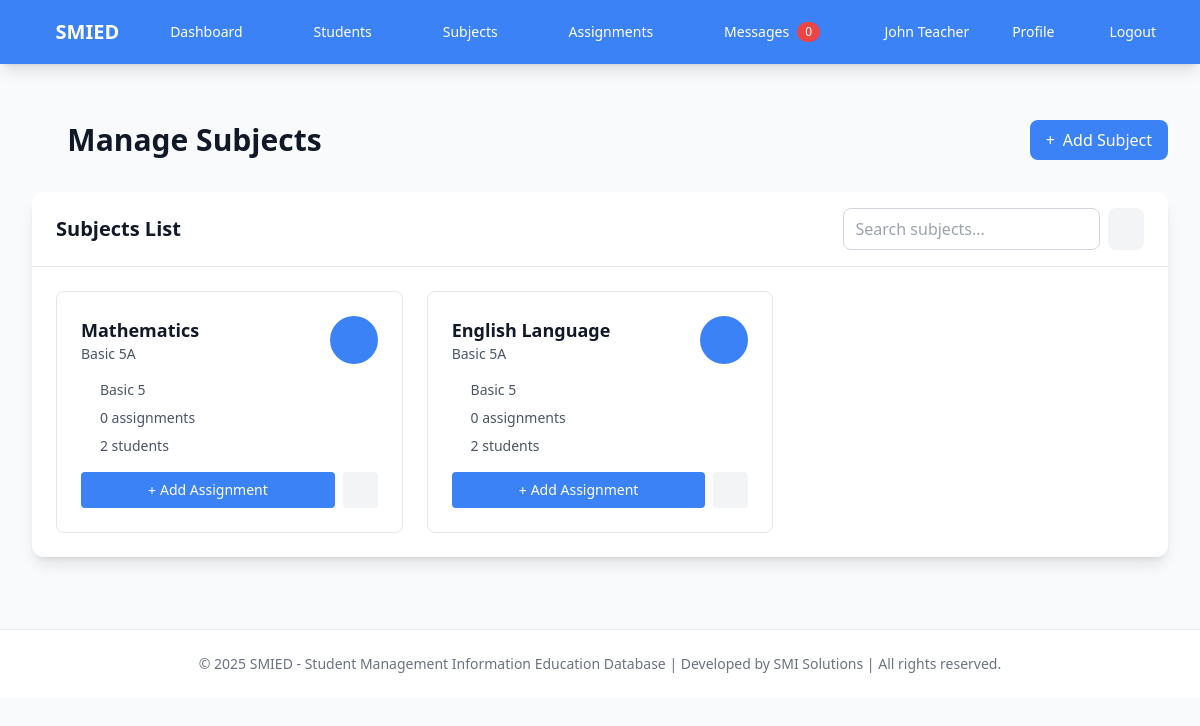
Screenshot of /teacher/subjects (signed in) with the database file from the repository.
### app.py (models this page shows, shortened)
class User(UserMixin, db.Model):
    id = db.Column(db.Integer, primary_key=True)
    username = db.Column(db.String(80), unique=True, nullable=False)
    email = db.Column(db.String(120), unique=True, nullable=False)
    password_hash = db.Column(db.String(120), nullable=False)
    role = db.Column(db.String(20), nullable=False)  # super_admin, school_admin, teacher, parent
    first_name = db.Column(db.String(50), nullable=False)
    last_name = db.Column(db.String(50), nullable=False)
    profile_picture = db.Column(db.String(200), nullable=True)  # Path to profile picture
    is_active = db.Column(db.Boolean, default=True)  # For teacher activation/deactivation
    school_id = db.Column(db.Integer, db.ForeignKey('school.id'), nullable=True)  # NULL for super_admin
    created_at = db.Column(db.DateTime, default=datetime.utcnow)
    classes = db.relationship('Class', backref='teacher', lazy=True)
    students = db.relationship('Student', backref='parent', lazy=True)
    assignments = db.relationship('Assignment', backref='teacher', lazy=True)
    comments_given = db.relationship('Comment', foreign_keys='Comment.giver_id', backref='giver', lazy=True)
    comments_received = db.relationship('Comment', foreign_keys='Comment.receiver_id', backref='receiver', lazy=True)

class Subject(db.Model):
    id = db.Column(db.Integer, primary_key=True)
    name = db.Column(db.String(100), nullable=False)
    description = db.Column(db.Text, nullable=True)
    class_id = db.Column(db.Integer, db.ForeignKey('class.id'), nullable=False)
    teacher_id = db.Column(db.Integer, db.ForeignKey('user.id'), nullable=False)
    school_id = db.Column(db.Integer, db.ForeignKey('school.id'), nullable=False)
    created_at = db.Column(db.DateTime, default=datetime.utcnow)
    assignments = db.relationship('Assignment', backref='subject', lazy=True)

class Class(db.Model):
    id = db.Column(db.Integer, primary_key=True)
    name = db.Column(db.String(100), nullable=False)
    grade_level = db.Column(db.String(20), nullable=False)
    teacher_id = db.Column(db.Integer, db.ForeignKey('user.id'), nullable=False)
    school_id = db.Column(db.Integer, db.ForeignKey('school.id'), nullable=False)
    created_at = db.Column(db.DateTime, default=datetime.utcnow)
    students = db.relationship('Student', backref='class_obj', lazy=True)
    subjects = db.relationship('Subject', backref='class_obj', lazy=True)

### app.py (the view)
@app.route('/teacher/subjects')
@login_required
def manage_subjects():
    if current_user.role != 'teacher':
        flash('Access denied', 'error')
        return redirect(url_for('index'))
    subjects = Subject.query.join(Class).filter(Class.teacher_id == current_user.id).all()
    return render_template('teacher/subjects.html', subjects=subjects)

### app.py (called while the page is built)
@login_manager.user_loader
def load_user(user_id):
    return db.session.get(User, int(user_id))

@app.context_processor
def inject_globals():
    return {
        'date': date,
        'datetime': datetime
    }

### templates/teacher/subjects.html (shortened to what this page needs)
{% extends "base.html" %}
{% block content %}
<div class="flex justify-between items-center mb-8">
    <h1 class="text-3xl font-bold text-gray-900 flex items-center">
        <i class="fas fa-book mr-3"></i>Manage Subjects
    </h1>
    <a href="{{ url_for('create_subject') }}" class="bg-primary text-white px-4 py-2 rounded-lg hover:bg-blue-700 transition duration-200">
        <i class="fas fa-plus mr-2"></i>Add Subject
    </a>
</div>
<div class="bg-white rounded-xl shadow-lg">
    <div class="px-6 py-4 border-b border-gray-200">
        <div class="flex justify-between items-center">
            <h2 class="text-xl font-semibold text-gray-900">Subjects List</h2>
            <div class="flex space-x-2">
                <input type="text" placeholder="Search subjects..." class="px-3 py-2 border border-gray-300 rounded-lg focus:outline-none focus:ring-2 focus:ring-primary focus:border-transparent">
                <button class="bg-gray-100 text-gray-700 px-3 py-2 rounded-lg hover:bg-gray-200 transition duration-200">
                    <i class="fas fa-filter"></i>
                </button>
            </div>
        </div>
    </div>
    <div class="p-6">
        {% if subjects %}
            <div class="grid grid-cols-1 md:grid-cols-2 lg:grid-cols-3 gap-6">
                {% for subject in subjects %}
                <div class="border border-gray-200 rounded-lg p-6 hover:shadow-md transition-shadow duration-200">
                    <div class="flex justify-between items-start mb-4">
                        <div>
                            <h3 class="text-lg font-semibold text-gray-900">{{ subject.name }}</h3>
                            <p class="text-sm text-gray-600">{{ subject.class_obj.name }}</p>
                        </div>
                        <div class="w-12 h-12 bg-primary bg-opacity-10 rounded-full flex items-center justify-center">
                            <i class="fas fa-book text-primary"></i>
                        </div>
                    </div>
                    <div class="space-y-2 text-sm text-gray-600 mb-4">
                        <div class="flex items-center">
                            <i class="fas fa-graduation-cap mr-2"></i>
                            Basic {{ subject.class_obj.grade_level }}
                        </div>
                        <div class="flex items-center">
                            <i class="fas fa-tasks mr-2"></i>
                            {{ subject.assignments|length }} assignments
                        </div>
                        <div class="flex items-center">
                            <i class="fas fa-graduation-cap mr-2"></i>
                            {{ subject.class_obj.students|length }} students
                        </div>
                    </div>
                    <div class="flex space-x-2">
                        <a href="{{ url_for('teacher_create_assignment') }}?subject_id={{ subject.id }}" class="flex-1 bg-primary text-white px-3 py-2 rounded text-sm hover:bg-blue-700 transition duration-200 text-center">
                            <i class="fas fa-plus mr-1"></i>Add Assignment
                        </a>
                        <button class="bg-gray-100 text-gray-700 px-3 py-2 rounded text-sm hover:bg-gray-200 transition duration-200">
                            <i class="fas fa-edit"></i>
                        </button>
                    </div>
                </div>
                {% endfor %}
            </div>
        {% endif %}
    </div>
</div>
{% endblock %}

### templates/base.html (shortened to what this page needs)
<!DOCTYPE html>
<html lang="en">
<head>
    <script src="https://cdn.tailwindcss.com"></script>
    <link href="https://cdnjs.cloudflare.com/ajax/libs/font-awesome/6.0.0/css/all.min.css" rel="stylesheet">
    <link href="{{ url_for('static', filename='css/style.css') }}" rel="stylesheet">
</head>
<body class="bg-gray-50 min-h-screen">
    <nav class="bg-primary shadow-lg">
        <div class="max-w-7xl mx-auto px-4 sm:px-6 lg:px-8">
            <div class="flex justify-between h-16">
                <div class="flex">
                    <div class="flex-shrink-0 flex items-center">
                        <a href="{{ url_for('index') }}" class="text-white text-xl font-bold flex items-center">
                            <i class="fas fa-graduation-cap mr-2"></i>SMIED
                        </a>
                    </div>
                    <div class="hidden sm:ml-6 sm:flex sm:space-x-8">
                        {% if current_user.is_authenticated %}
                            {% if current_user.role == 'admin' %}
                                <a href="{{ url_for('admin_dashboard') }}" class="text-white hover:text-gray-300 px-3 py-2 rounded-md text-sm font-medium flex items-center">
                                    <i class="fas fa-gauge mr-1"></i>Dashboard
                                </a>
                                <a href="{{ url_for('manage_teachers') }}" class="text-white hover:text-gray-300 px-3 py-2 rounded-md text-sm font-medium flex items-center">
                                    <i class="fas fa-chalkboard-user mr-1"></i>Teachers
                                </a>
                                <a href="{{ url_for('manage_classes') }}" class="text-white hover:text-gray-300 px-3 py-2 rounded-md text-sm font-medium flex items-center">
                                    <i class="fas fa-school mr-1"></i>Classes
                                </a>
                                <a href="{{ url_for('admin_notifications') }}" class="text-white hover:text-gray-300 px-3 py-2 rounded-md text-sm font-medium flex items-center relative">
                                    <i class="fas fa-bell mr-1"></i>Notifications
                                    <span id="notification-count" class="ml-2 inline-flex items-center px-2 py-0.5 rounded-full text-xs font-medium bg-red-500 text-white hidden">0</span>
                                </a>
                            {% elif current_user.role == 'teacher' %}
                                <a href="{{ url_for('teacher_dashboard') }}" class="text-white hover:text-gray-300 px-3 py-2 rounded-md text-sm font-medium flex items-center">
                                    <i class="fas fa-gauge mr-1"></i>Dashboard
                                </a>
                                <a href="{{ url_for('manage_students') }}" class="text-white hover:text-gray-300 px-3 py-2 rounded-md text-sm font-medium flex items-center">
                                    <i class="fas fa-graduation-cap mr-1"></i>Students
                                </a>
                                <a href="{{ url_for('manage_subjects') }}" class="text-white hover:text-gray-300 px-3 py-2 rounded-md text-sm font-medium flex items-center">
                                    <i class="fas fa-book mr-1"></i>Subjects
                                </a>
                                <a href="{{ url_for('manage_assignments') }}" class="text-white hover:text-gray-300 px-3 py-2 rounded-md text-sm font-medium flex items-center">
                                    <i class="fas fa-tasks mr-1"></i>Assignments
                                </a>
                                <a href="{{ url_for('teacher_messages') }}" class="text-white hover:text-gray-300 px-3 py-2 rounded-md text-sm font-medium flex items-center relative">
                                    <i class="fas fa-envelope mr-1"></i>Messages
                                    <span id="teacher-message-count" class="ml-2 inline-flex items-center px-2 py-0.5 rounded-full text-xs font-medium bg-red-500 text-white hidden">0</span>
                                </a>
                            {% endif %}
                        {% endif %}
                    </div>
                </div>
                <div class="hidden sm:ml-6 sm:flex sm:items-center">
                    {% if current_user.is_authenticated %}
                        <div class="ml-3 relative">
                            <div class="flex items-center space-x-4">
                                <span class="text-white text-sm">{{ current_user.first_name }} {{ current_user.last_name }}</span>
                                <a href="{{ url_for('profile') }}" class="text-white hover:text-gray-300 px-3 py-2 rounded-md text-sm font-medium">
                                    <i class="fas fa-user-gear mr-1"></i>Profile
                                </a>
                                <a href="{{ url_for('logout') }}" class="text-white hover:text-gray-300 px-3 py-2 rounded-md text-sm font-medium">
                                    <i class="fas fa-right-from-bracket mr-1"></i>Logout
                                </a>
                            </div>
                        </div>
                    {% else %}
                        <a href="{{ url_for('login') }}" class="text-white hover:text-gray-300 px-3 py-2 rounded-md text-sm font-medium">
                            <i class="fas fa-right-to-bracket mr-1"></i>Login
                        </a>
                    {% endif %}
                </div>
            </div>
        </div>
    </nav>
    <div class="max-w-7xl mx-auto px-4 sm:px-6 lg:px-8 py-4">
    </div>
    <main class="max-w-7xl mx-auto px-2 sm:px-4 lg:px-8 py-4 sm:py-6 dashboard-mobile">
        {% block content %}{% endblock %}
    </main>
    <footer class="bg-white border-t border-gray-200 mt-12">
        <div class="max-w-7xl mx-auto py-6 px-4 sm:px-6 lg:px-8">
            <p class="text-center text-gray-500 text-sm">&copy; 2025 SMIED - Student Management Information Education Database | Developed by SMI Solutions | All rights reserved.</p>
        </div>
    </footer>
</body>
</html>

### static/css/style.css (style rules this page uses)
body { overflow-x: hidden; }
main { max-width: 100%; overflow-x: hidden; }
nav { box-shadow: 0 2px 4px rgba(0, 0, 0, 0.1); }
nav .max-w-7xl { padding-left: 1rem; padding-right: 1rem; }
@media (min-width: 640px) { nav .max-w-7xl { padding-left: 1.5rem; padding-right: 1.5rem; } }
@media (min-width: 1024px) { nav .max-w-7xl { padding-left: 2rem; padding-right: 2rem; } }
nav .h-16 { min-height: 4rem; }
nav a { white-space: nowrap; }
nav .flex.items-center span { display: none; }
@media (min-width: 640px) { nav .flex.items-center span { display: inline; } }
@media (min-width: 769px) { nav .flex-shrink-0 a { font-size: 1.25rem; transition: transform 0.2s; } }

### templates/base.html (style rules this page uses)
:root { --primary-color: #3B82F6; --secondary-color: #6B7280; --accent-color: #10B981; }
.bg-primary { background-color: var(--primary-color) !important; }
.text-primary { color: var(--primary-color) !important; }

### rows the page displays
User: first_name "John", last_name "Teacher"
Subject: name "Mathematics", class_obj.name "Basic 5A", class_obj.grade_level "5", assignments|length "0", class_obj.students|length "2"
Subject: name "English Language", class_obj.name "Basic 5A", class_obj.grade_level "5", assignments|length "0", class_obj.students|length "2"
